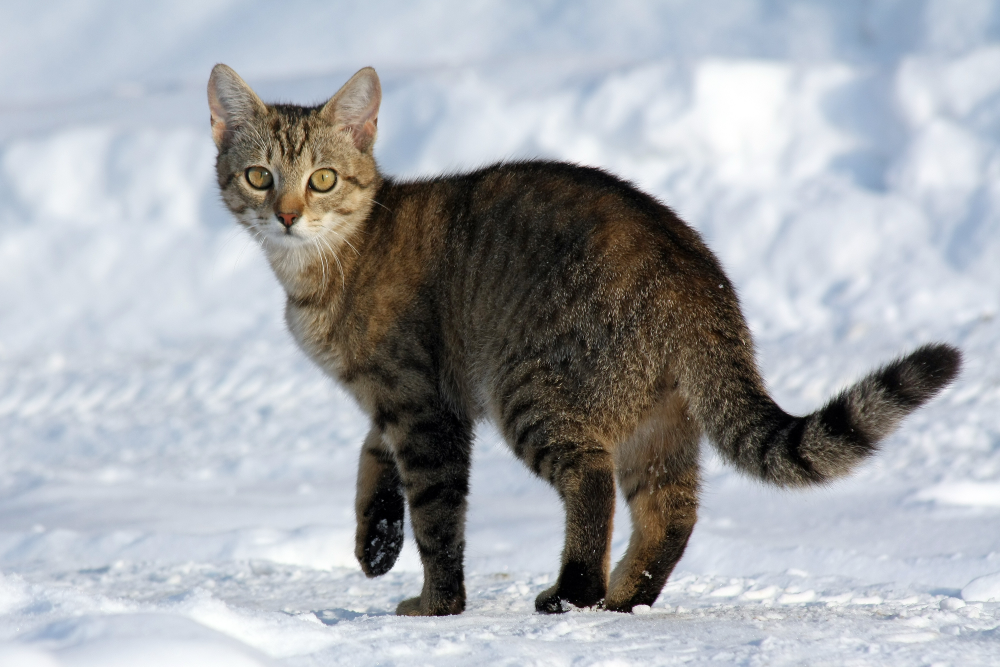
#> input picture Machine Learning Project/xdz dl/Data Augmentation/cat.jpg, 3000 x 2000 px, found by its file name (shown at 1/3 size)
$ python masking.py
#> lines starting #> are read from the running program, lines starting #| are printed output that depends on the picture; after the words box and inside, x2 and y2 are one past the last pixel; in counts of white or black regions, pixels touching at a corner belong together
import cv2 as cv
import numpy as np

img = cv.imread('Photos/cat.jpg')
#> img is the input picture: shape (2000, 3000, 3); mean B, G, R 173.6, 169, 165.8
cv.imshow('Cats', img)

blank = np.zeros(img.shape[:2], dtype='uint8')
cv.imshow('Blank Image', blank)


mask = cv.circle( blank,(img.shape[1]//2 ,img.shape[0]//2), 100, 255, -1)
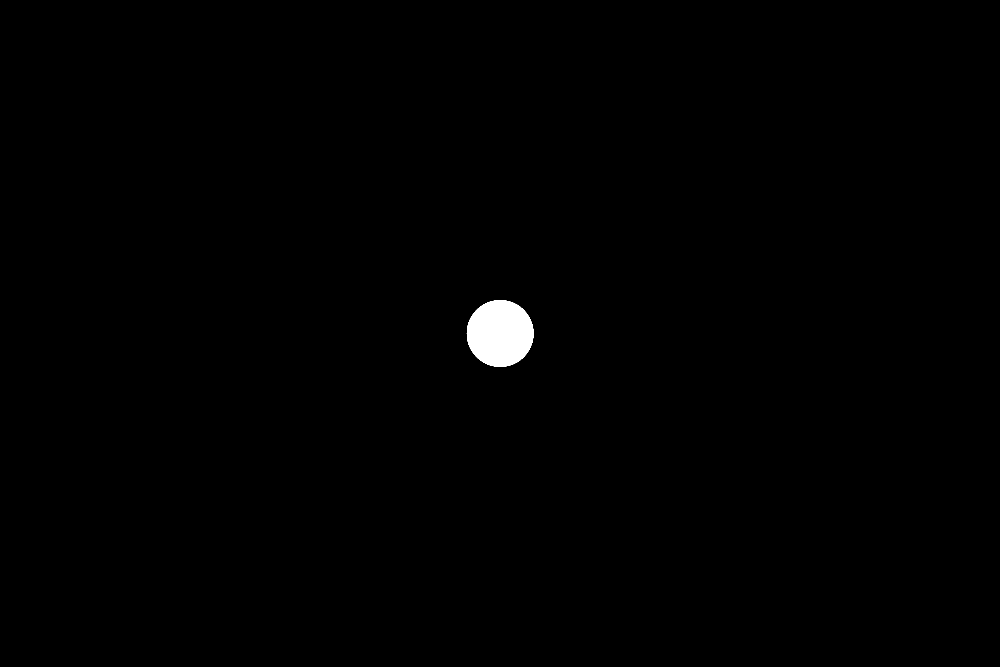
#> blank: shape (2000, 3000) (shown at 1/3 size); 0.52% white; 1 white region, box (x1, y1, x2, y2) and area: (1400, 900, 1601, 1101) 31417
cv.imshow("mask",mask)

masked=cv.bitwise_and(img,img,mask=mask)
cv.imshow("Masked Image",masked)


circle = cv.circle(blank.copy(), (img.shape[1]//2 + 45,img.shape[0]//2), 100, 255, -1)

rectangle = cv.rectangle(blank.copy(), (30,30), (370,370), 255, -1)

weird_shape = cv.bitwise_and(circle,rectangle)
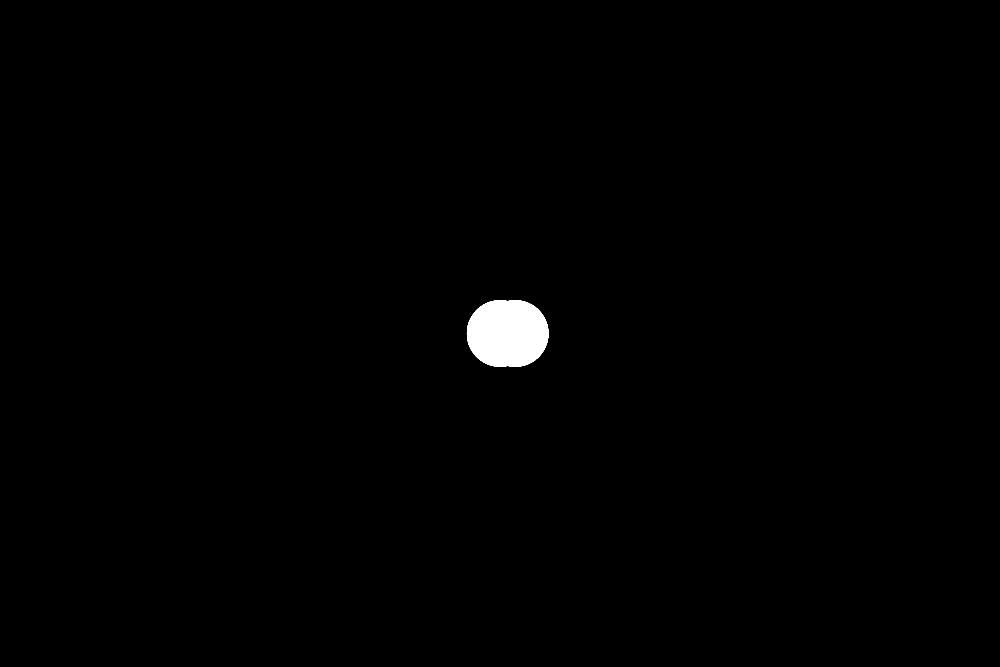
#> circle: shape (2000, 3000) (shown at 1/3 size); 0.67% white; 1 white region, box (x1, y1, x2, y2) and area: (1400, 900, 1646, 1101) 40330
cv.imshow('Weird Shape', weird_shape)

#basic Shape numpy
print("image shape",img.shape)
#| image shape (2000, 3000, 3)
print("Blank shape",blank.shape)
#| Blank shape (2000, 3000)


print("image shape [0]//2:",img.shape[0]//2)
#| image shape [0]//2: 1000
print("image shape [1]//2:",img.shape[1]//2 )
#| image shape [1]//2: 1500


print(img.shape[1]//2 ,img.shape[0]//2)
#| 1500 1000
print("image shape :2",img.shape[:2])
#| image shape :2 (2000, 3000)


cv.waitKey(0)
